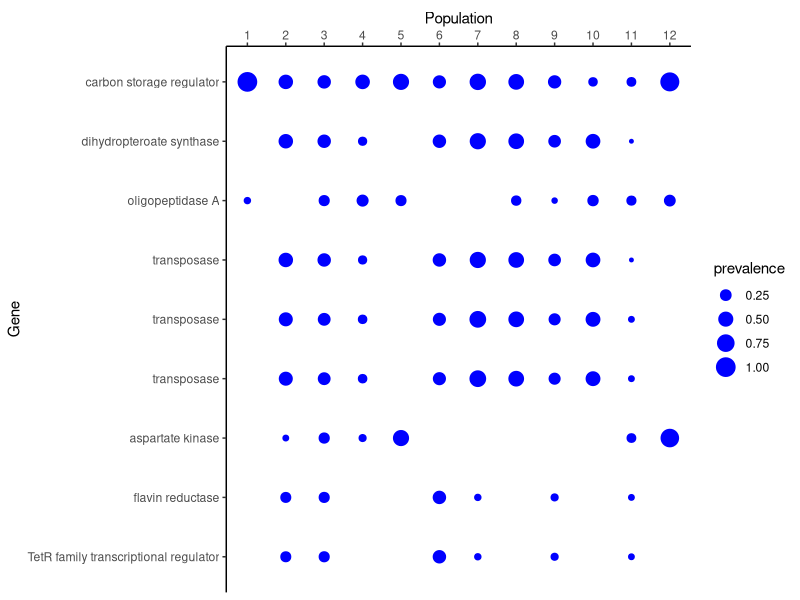
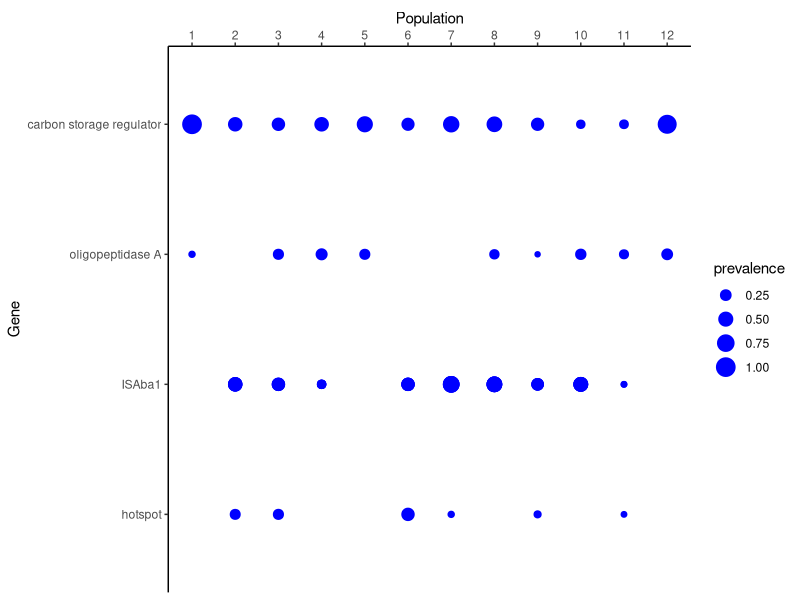
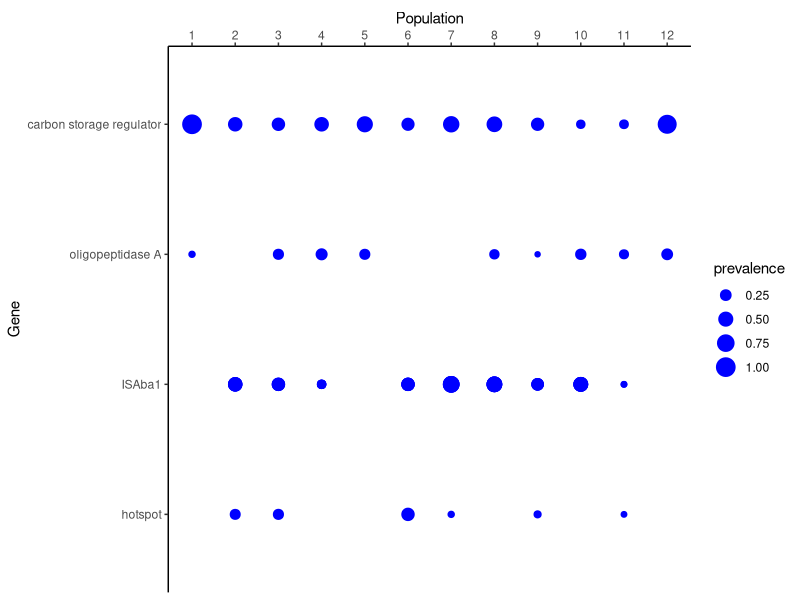

R code for these plots, in order:
## ---- chunk 1
library(tidyverse)
library(readxl)
## ---- chunk 2
mutations_raw <- read_xlsx("ArgEvo_mutations_v39.xlsx")
junctions_raw <- read_xlsx("ArgEvo_junctions_v39.xlsx")
## ---- chunk 3
mutations_sep <- mutations_raw %>%
  mutate(genename = str_replace_all(genename, "CsuA/B", "CsuAB")) %>%
  mutate(genename = str_replace_all(genename, "cation/H+", "cation_H+"))%>%
  separate_longer_delim(cols = c("genecode", "genename"), delim = "/")


junctions_sep <- junctions_raw %>%
  mutate(genename = str_replace_all(genename, "CsuA/B", "CsuAB")) %>%
  mutate(genename = str_replace_all(genename, "cation/H+", "cation_H+")) %>%
  separate_longer_delim(cols = c("genecode", "genename"), delim = "/")
## ---- chunk 4
mutations_clean <- mutations_sep %>%
  mutate(genecode = str_remove_all(genecode, "[←→]+"),
         genecode = str_squish(genecode))
mutations_clean
## ---- chunk 5
mutations_clean2 <- mutations_clean %>%
  filter(!(genecode %in% c("A1S_3466", "A1S_3467", "ACX60_06475", "ACX60_06480", "ACX60_13415", "ACX60_17420", "guaA", "[ACX60_18925]–[ACX60_18930]")))

junctions_evolved <- junctions_sep %>%
  filter(!(genecode %in% c("A1S_3466", "A1S_3467", "ACX60_06475", "ACX60_06480", "ACX60_13415", "ACX60_17420", "guaA", "[ACX60_18925]–[ACX60_18930]")))
## ---- chunk 6
mutations_forjoin <- mutations_clean2 %>%
  select(-nucleotide)

junctions_forjoin <- junctions_evolved %>%
  select(-reads_ind, -reads_junc, -score, -skew)

allmutations <- mutations_forjoin %>%
  bind_rows(junctions_forjoin)
## ---- chunk 7
topmutations <- allmutations %>%
  arrange(population, genecode, desc(prevalence)) %>%
  distinct(population, genecode, .keep_all = TRUE)
## ---- chunk 8
mutation_order <- topmutations %>%
  group_by(genecode) %>%
  filter(n() >= 6) %>%
  filter(max(prevalence) >= 0.25) %>%
  summarize(populations = n()) %>%
  arrange((populations))
mutation_order

mutation_order_labels <- mutation_order %>%
  left_join(topmutations %>%
              select(genecode, genename),
            by = "genecode" ) %>%
  distinct(genecode, .keep_all = TRUE) %>%
  arrange (desc(populations), tolower(genename))

mutation_order_labels

mutations <- topmutations %>%
  group_by(genecode) %>%
  filter(n() >= 6) %>%
  filter(max(prevalence) >= 0.25) %>%
  ungroup() %>%
  mutate(genecode = factor(genecode, levels = mutation_order_labels$genecode)) %>%
  arrange(genecode)
mutations
## ---- chunk 9
ISAba1 <- c("ACX60_18735","ACX60_18740","ACX60_18745","ACX60_18750")
hotspot <- c("ACX60_14695", "ACX60_14700")

mutations_annot <- mutations %>%
  mutate(
    genecode = as.character(genecode),
    group_id = ifelse(genecode %in% ISAba1, "ISAba1_GROUP", genecode),
    group_id = ifelse(genecode %in% hotspot, "hotspot", genecode)) %>%
  group_by(population, coding, group_id) %>%
  slice_max(prevalence, n = 1, with_ties = FALSE) %>%
  mutate(
    genecode = ifelse(genecode %in% ISAba1, "ISAba1", genecode),
    genecode = ifelse(genecode %in% hotspot, "hotspot", genecode),
    genename = ifelse(genecode == "ISAba1", "ISAba1", genename),
    genename = ifelse(genecode == "hotspot", "hotspot", genename)) %>%
  ungroup() %>%
  select(-group_id) %>%
  filter(genecode != "ACX60_12650")

mutations_annot
  
## ---- chunk 10
label_mapping <- mutations %>%
  distinct(genecode, genename) %>%
  deframe()

mutations$genecode <- fct_rev(fct_inorder(mutations$genecode))

mutationsplot <- ggplot(mutations) + 
  geom_point(aes(x = population, y = genecode, size = prevalence), color = "blue") +
  scale_y_discrete(
    name = "Gene",
    labels = label_mapping) +
  scale_x_continuous(
    name = "Population",
    breaks = 1:12,
    limits = c(1,12),
    position = "top") +
  theme_classic()
print(mutationsplot)


## ---- chunk 11
label_mapping <- mutations_annot %>%
  distinct(genecode, genename) %>%
  deframe()

mutations_annot$genecode <- fct_rev(fct_inorder(mutations_annot$genecode))

mutationsannotplot <- ggplot(mutations_annot) + 
  geom_point(aes(x = population, y = genecode, size = prevalence), color = "blue") +
  scale_y_discrete(
    name = "Gene",
    labels = label_mapping) +
  scale_x_continuous(
    name = "Population",
    breaks = 1:12,
    limits = c(1,12),
    position = "top") +
  theme_classic()
print(mutationsannotplot)

ggsave("ArgExptEvo.pdf", plot = mutationsannotplot, width = 150, height = 60, units = "mm")
